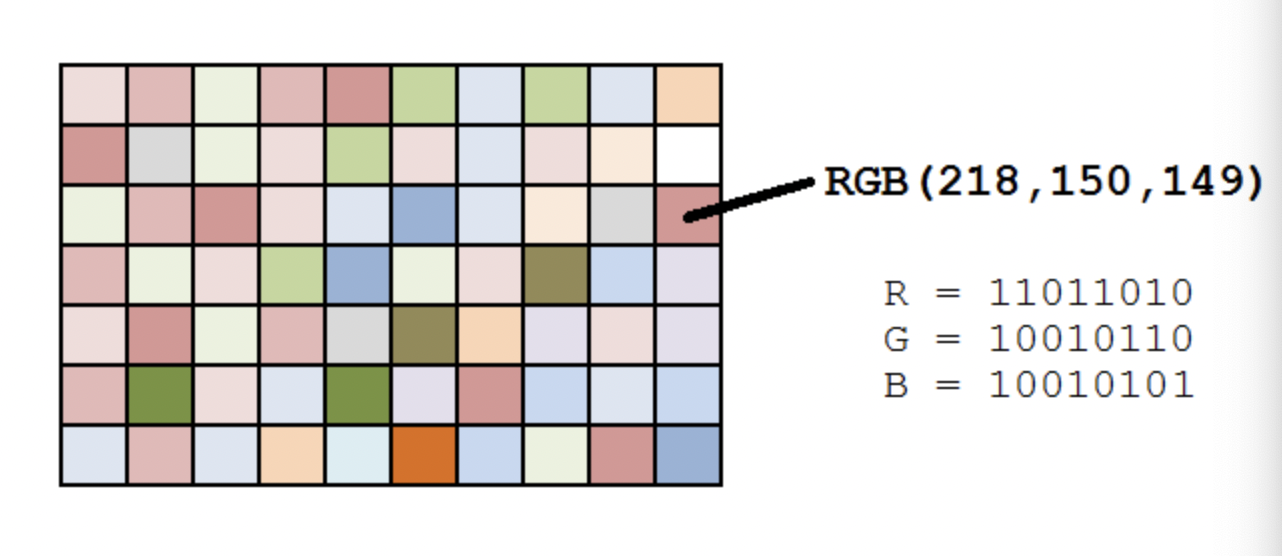
#> input picture M6/assets/2022-05-03-00-36-07.png, 1282 x 556 px
$ python problem3.py assets/2022-05-03-00-36-07.png
#> lines starting #> are read from the running program, lines starting #| are printed output that depends on the picture; long printed decimals are rounded
from scipy.stats import entropy
import numpy as np
from PIL import Image
import sys
from problem1 import LSBEncoder

class LSBSteganalysis:
    def __init__(self, image_path):
#> called with image_path = 'assets/2022-05-03-00-36-07.png'
        self.image = Image.open(image_path)
#> self.image is the input picture: PIL image 1282x556 RGBA; mean R, G, B, A 224.2, 220.6, 218.4, 255
        self.pixels = np.array(self.image)

    def extract_lsb_matrix(self):
        '''
        For each pixel, keep only the least significant bit (LSB) and ignore the other bits. Use this to create a binary matrix.
        '''
        lsb_matrix = self.pixels & 1
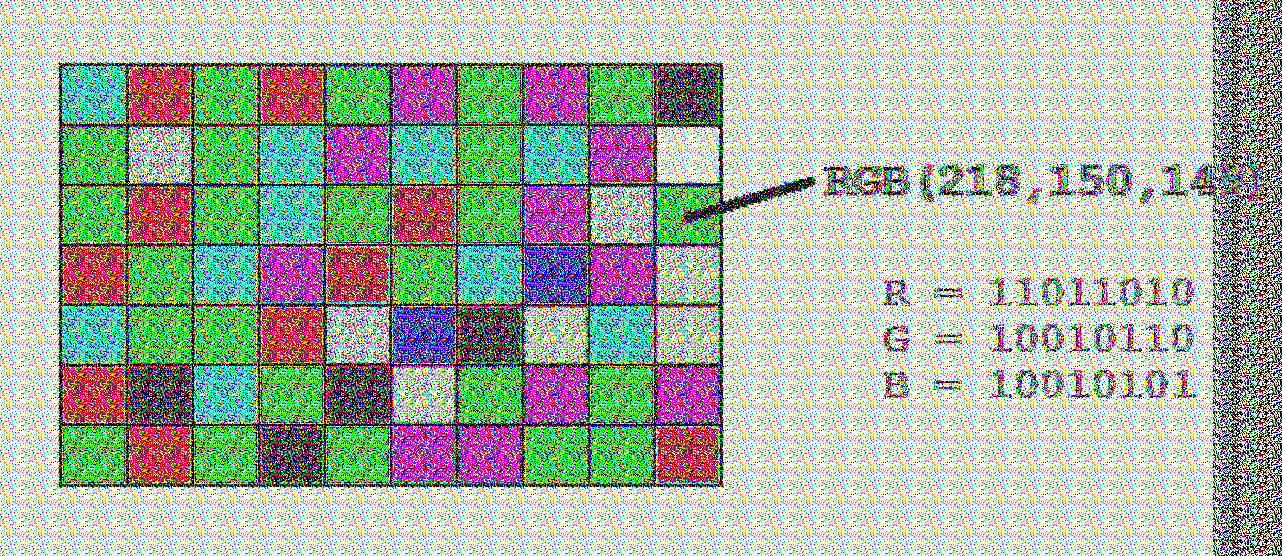
#> lsb_matrix: shape (556, 1282, 4); mean R, G, B, A 0.686, 0.717, 0.68, 1; drawn with 1 as white
        avg = lsb_matrix.mean(axis=2)  # Averaging across color channels
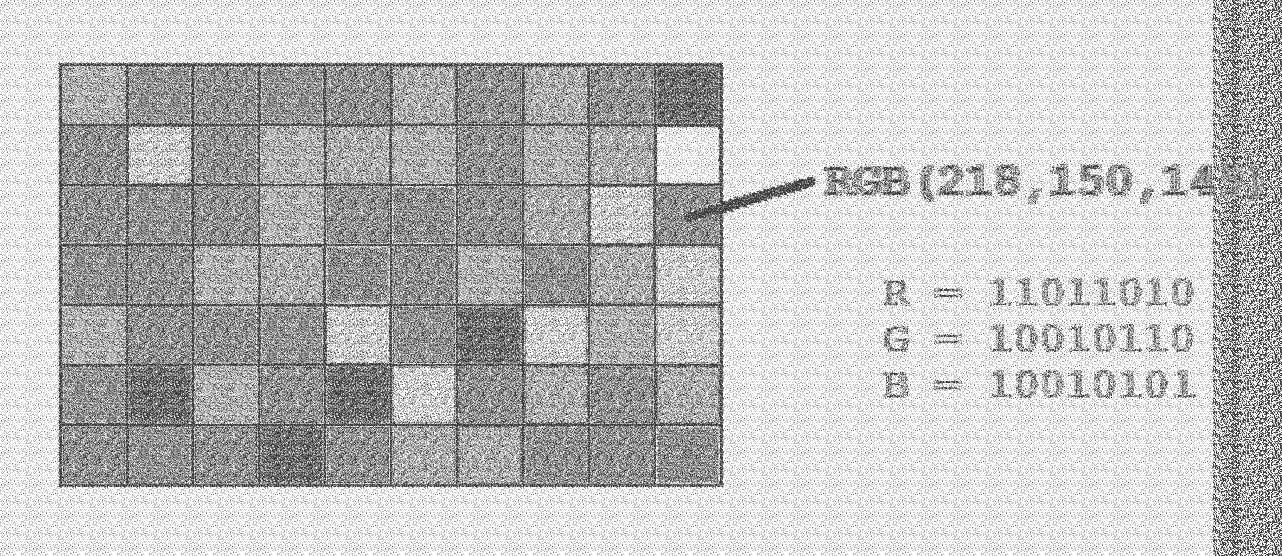
#> avg: shape (556, 1282) float64; min 0.25, max 1, mean 0.771
        return avg

    def compute_metrics(self, lsb_matrix):
        '''
        Calculate statistical metrics that can indicate non-random patterns within the LSB matrix.
        '''
        flat_lsb = lsb_matrix.flatten()

        # Entropy
        lsb_entropy = entropy(np.bincount(flat_lsb.astype(int)))
#> lsb_entropy = 0.686

        # Mean
        lsb_mean = np.mean(flat_lsb)
#> lsb_mean = 0.771

        # Variance
        lsb_variance = np.var(flat_lsb)
#> lsb_variance = 0.0602

        return lsb_mean, lsb_variance, lsb_entropy

    def analyze_blocks(self, lsb_matrix, block_size=8):
        '''
        Divide the LSB matrix into blocks and compute frequencies of 1s and 0s.
        '''
        h, w = lsb_matrix.shape
        block_frequencies = []

        for i in range(0, h, block_size):
            for j in range(0, w, block_size):
                block = lsb_matrix[i:i+block_size, j:j+block_size]
                freq = np.mean(block)
                block_frequencies.append(freq)

        return np.mean(block_frequencies), np.var(block_frequencies)


if __name__ == "__main__":
    if len(sys.argv) < 2:
        print("Usage: python problem3.py <image_path>")
    else:
        image_path = sys.argv[1]

        # Get image
        steganalysis = LSBSteganalysis(image_path)

        # Extract LSB Matrix
        lsb_matrix = steganalysis.extract_lsb_matrix()

        # Compute Metrics
        lsb_mean, lsb_variance, lsb_entropy = steganalysis.compute_metrics(lsb_matrix)
#> lsb_mean = 0.771; lsb_variance = 0.0602; lsb_entropy = 0.686
        block_mean, block_variance = steganalysis.analyze_blocks(lsb_matrix)
#> after the loop in analyze_blocks, `for i in range(0, h, block_size):`: block_frequencies = 11270 values, max 0.953 at index 11111, min 0.336 at index 4274, mean 0.771
#> block_mean = 0.771; block_variance = 0.0267

        print(f"LSB Mean: {lsb_mean}, LSB Variance: {lsb_variance}, LSB Entropy: {lsb_entropy}")
#| LSB Mean: 0.7708, LSB Variance: 0.06019, LSB Entropy: 0.6857
        # if lsb_entropy < 0.9 or abs(lsb_mean - 0.5) > 0.1 or lsb_variance < 0.02:
        #abs(lsb_mean - 0.5) > 0.05 or lsb_variance < 0.01
        if abs(lsb_mean - 0.5) > 0.05 or lsb_variance < 0.01:
            print("LSB Steganography Detected")
        else:
            print("No LSB Steganography Detected")
